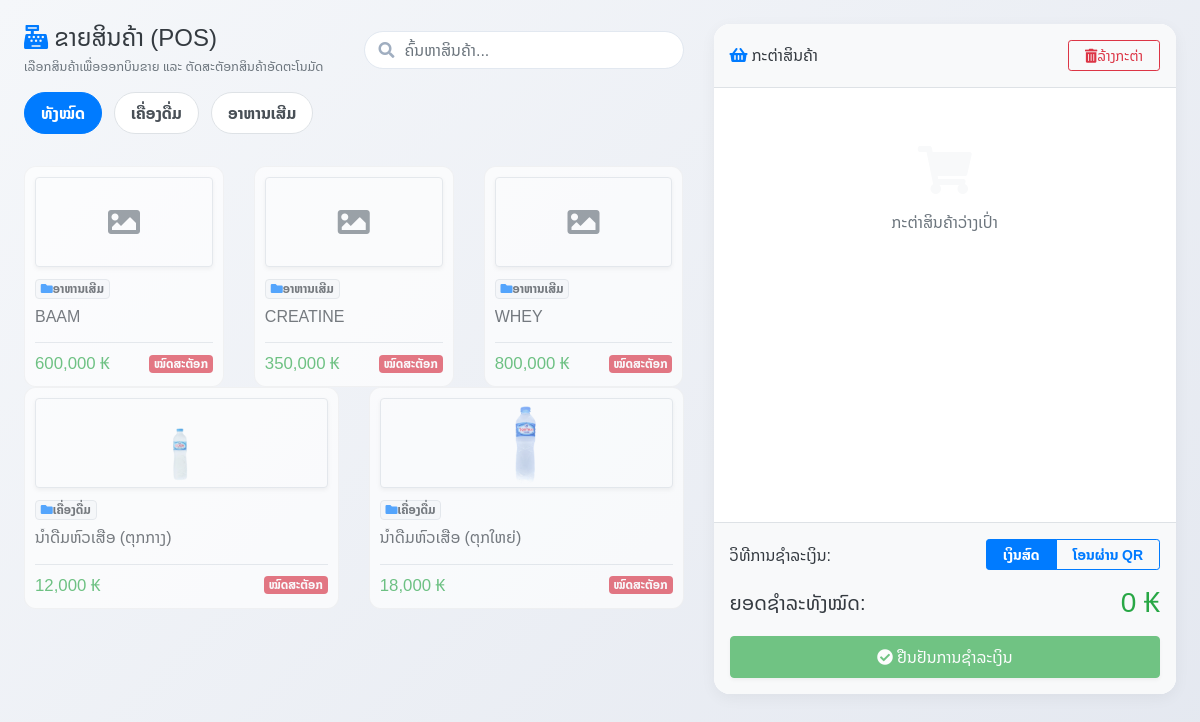
The page /pages/sales.php (signed in) on the database its author committed.
### tables this page shows
CREATE TABLE `product_categories` (
  `category_id` int(11) NOT NULL AUTO_INCREMENT,
  `category_code` varchar(50) NOT NULL DEFAULT '',
  `category_name` varchar(100) NOT NULL,
  `created_at` datetime DEFAULT current_timestamp(),
  PRIMARY KEY (`category_id`),
  UNIQUE KEY `category_code` (`category_code`)
);

CREATE TABLE `products` (
  `product_id` int(11) NOT NULL AUTO_INCREMENT,
  `product_code` varchar(50) NOT NULL,
  `product_name` varchar(100) NOT NULL,
  `category_id` int(11) NOT NULL,
  `cost_price` decimal(12,2) DEFAULT 0.00,
  `sale_price` decimal(12,2) NOT NULL,
  `quantity` int(11) DEFAULT 0,
  `unit` varchar(20) DEFAULT '?????????',
  `image` varchar(255) DEFAULT NULL,
  `created_at` datetime DEFAULT current_timestamp(),
  PRIMARY KEY (`product_id`),
  UNIQUE KEY `product_code` (`product_code`),
  KEY `fk_products_category` (`category_id`),
  CONSTRAINT `fk_products_category` FOREIGN KEY (`category_id`) REFERENCES `product_categories` (`category_id`) ON UPDATE CASCADE
);

### config/db.php (called while the page is built, shortened)
<?php
if (!function_exists('formatCurrency')) {
    function formatCurrency($amount)
    {
        return number_format((float)$amount, 0, '.', ',') . ' ₭';
    }
}
?>

### pages/sales.php (the view, shortened to what this page needs)
<?php
require_once '../config/db.php';
$categories = [];
$resCat = mysqli_query($conn, "SELECT DISTINCT c.* FROM product_categories c JOIN products p ON c.category_id = p.category_id ORDER BY c.category_id ASC");
if ($resCat) {
    while ($row = mysqli_fetch_assoc($resCat)) {
        $categories[] = $row;
    }
}
$products = [];
$resProd = mysqli_query($conn, "SELECT p.*, c.category_name, c.category_code FROM products p LEFT JOIN product_categories c ON p.category_id = c.category_id ORDER BY p.product_name ASC");
if ($resProd) {
    while ($row = mysqli_fetch_assoc($resProd)) {
        $products[] = $row;
    }
}
?>
<!DOCTYPE html>
<html lang="lo">
<head>
    <link rel="stylesheet" href="../assets/css/local-font.css?v=<?php echo time(); ?>">
    <link rel="stylesheet" href="../bootstrap/css/bootstrap.min.css">
    <link rel="stylesheet" href="../icon/css/all.min.css">
    <link rel="stylesheet" href="../assets/css/pages/users-manage.css">
</head>
<body>
<div class="container-fluid py-4 px-3 px-md-4">
    <div class="row">
        <div class="col-lg-7">
            <div class="mb-3 d-flex flex-wrap align-items-center justify-content-between gap-3">
                <div>
                    <h4 class="fw-bold text-dark mb-1"><i class="fas fa-cash-register text-primary me-2"></i> ຂາຍສິນຄ້າ (POS)</h4>
                    <p class="text-muted small mb-0">ເລືອກສິນຄ້າເພື່ອອອກບິນຂາຍ ແລະ ຕັດສະຕັອກສິນຄ້າອັດຕະໂນມັດ</p>
                </div>
                <div class="search-box" style="width: 100%; max-width: 320px;">
                    <i class="fas fa-search"></i>
                    <input type="text" id="searchInput" class="form-control" placeholder="ຄົ້ນຫາສິນຄ້າ...">
                </div>
            </div>
            <div class="mb-4">
                <div class="pos-category-tab active" data-category="all">ທັງໝົດ</div>
                <?php foreach ($categories as $c): ?>
                    <div class="pos-category-tab" data-category="<?= $c['category_id'] ?>"><?= htmlspecialchars($c['category_name']) ?></div>
                <?php endforeach; ?>
            </div>
            <div class="row row-cols-2 row-cols-sm-3 row-cols-md-3 g-2" id="productsGrid" style="max-height: calc(100vh - 240px); overflow-y: auto; padding-bottom: 20px;">
                <?php foreach ($products as $p): ?>
                    <?php
                        $outOfStock = $p['quantity'] <= 0;
                        $cardClass = $outOfStock ? 'out-of-stock' : '';
                    ?>
                    <div class="col product-card-container" data-category="<?= $p['category_id'] ?>" data-name="<?= htmlspecialchars(strtolower($p['product_name'])) ?>" data-code="<?= htmlspecialchars(strtolower($p['product_code'])) ?>">
                        <div class="pos-product-card <?= $cardClass ?>" onclick="<?= $outOfStock ? 'void(0)' : 'addToCart(' . json_encode($p) . ')' ?>">
                            <div class="mb-2 text-center rounded bg-white border d-flex align-items-center justify-content-center shadow-sm" style="height: 90px; overflow: hidden; background-color: #fff;">
                                <?php if (!empty($p['image']) && file_exists('../uploads/products/' . $p['image'])): ?>
                                    <img src="../uploads/products/<?= htmlspecialchars($p['image']) ?>" alt="product" style="width: 100%; height: 100%; object-fit: contain;">
                                <?php else: ?>
                                    <i class="fas fa-image text-muted fa-2x"></i>
                                <?php endif; ?>
                            </div>
                            <div>
                                <span class="badge bg-light text-dark border mb-2 small"><i class="fas fa-folder me-1 text-primary"></i><?= htmlspecialchars($p['category_name']) ?></span>
                                <h6 class="fw-bold text-dark mb-1 text-truncate" title="<?= htmlspecialchars($p['product_name']) ?>"><?= htmlspecialchars($p['product_name']) ?></h6>
                            </div>
                            <div class="d-flex justify-content-between align-items-center mt-3 border-top pt-2">
                                <span class="fw-bold text-success" style="font-size: 1.05rem;"><?= formatCurrency($p['sale_price']) ?></span>
                                <?php if ($outOfStock): ?>
                                    <span class="badge bg-danger text-white">ໝົດສະຕັອກ</span>
                                <?php else: ?>
                                    <span class="badge bg-light text-dark border">ເຫຼືອ: <?= $p['quantity'] ?></span>
                                <?php endif; ?>
                            </div>
                        </div>
                    </div>
                <?php endforeach; ?>
            </div>
        </div>
        <div class="col-lg-5">
            <div class="cart-wrapper">
                <div class="border-bottom p-3 bg-light d-flex justify-content-between align-items-center" style="border-top-left-radius: 16px; border-top-right-radius: 16px;">
                    <h6 class="fw-bold text-dark mb-0"><i class="fas fa-shopping-basket text-primary me-2"></i> ກະຕ່າສິນຄ້າ</h6>
                    <button class="btn btn-outline-danger btn-sm rounded-pill px-3" onclick="clearCart()"><i class="fas fa-trash-alt me-1"></i>ລ້າງກະຕ່າ</button>
                </div>
                <div class="cart-items-container" id="cartItems">
                    <div class="text-center py-5 text-muted" id="emptyCartMessage">
                        <i class="fas fa-shopping-cart fa-3x mb-3 d-block text-light"></i>
                        ກະຕ່າສິນຄ້າວ່າງເປົ່າ
                    </div>
                </div>
                <div class="border-top p-3 bg-light" style="border-bottom-left-radius: 16px; border-bottom-right-radius: 16px;">
                    <div class="mb-3 d-flex align-items-center justify-content-between">
                        <span class="fw-bold text-dark">ວິທີການຊຳລະເງິນ:</span>
                        <div class="btn-group btn-group-toggle" data-toggle="buttons">
                            <label class="btn btn-outline-primary active px-3 py-1 btn-sm rounded-start" style="font-weight: 600;">
                                <input type="radio" name="payment_method" id="payCash" value="ເງິນສົດ" checked style="display: none;"> ເງິນສົດ
                            </label>
                            <label class="btn btn-outline-primary px-3 py-1 btn-sm rounded-end" style="font-weight: 600;">
                                <input type="radio" name="payment_method" id="payQR" value="ໂອນຜ່ານ QR" style="display: none;"> ໂອນຜ່ານ QR
                            </label>
                        </div>
                    </div>
                    <div class="d-flex justify-content-between align-items-center mb-3">
                        <span class="h5 fw-bold text-dark mb-0">ຍອດຊຳລະທັງໝົດ:</span>
                        <span class="h3 fw-bold text-success mb-0" id="cartTotalText">0 ₭</span>
                    </div>
                    <button class="btn btn-success w-100 fw-bold py-2 shadow-sm" id="checkoutBtn" disabled onclick="checkout()">
                        <i class="fas fa-check-circle me-1"></i> ຢືນຢັນການຊຳລະເງິນ
                    </button>
                </div>
            </div>
        </div>
    </div>
</div>
</body>
</html>

### assets/css/pages/users-manage.css (style rules this page uses)
* { font-family: 'Noto Sans Lao', 'Noto Sans Lao Looped', 'Phetsarath OT', sans-serif; }
body { background: linear-gradient(135deg, #f5f7fa 0%, #e4e8f0 100%); min-height: 100vh; animation: pageFadeIn 0.7s cubic-bezier(0.25, 1, 0.5, 1) both; }
.search-box { position: relative; }
.search-box i { position: absolute; left: 15px; top: 50%; transform: translateY(-50%); color: #a0aec0; }
.search-box input { padding-left: 40px; border-radius: 30px; border: 1px solid #e2e8f0; transition: all 0.3s ease; }

### pages/sales.php (style rules this page uses)
body { font-family: 'Noto Sans Lao', 'Noto Sans Lao Looped', sans-serif; background-color: #f4f6f9; }
.pos-product-card { background-color: #fff; border-radius: 12px; border: 1px solid rgba(0,0,0,0.06); padding: 10px; cursor: pointer; transition: all 0.25s ease; position: relative; overflow: hidden; height: 100%; }
.pos-product-card img { transition: transform 0.25s ease; }
.pos-product-card.out-of-stock { opacity: 0.65; cursor: not-allowed; }
.pos-category-tab { cursor: pointer; padding: 8px 16px; border-radius: 30px; border: 1px solid #dee2e6; margin-right: 8px; margin-bottom: 8px; font-weight: 600; transition: all 0.2s; display: inline-block; background-color: #fff; color: #495057; }
.pos-category-tab.active, .pos-category-tab:hover { background-color: #007bff; color: #fff; border-color: #007bff; }
.cart-wrapper { background-color: #fff; border-radius: 16px; box-shadow: 0 4px 15px rgba(0,0,0,0.05); height: calc(100vh - 130px); display: flex; flex-direction: column; justify-content: space-between; }
.cart-items-container { flex-grow: 1; overflow-y: auto; padding: 10px; }

### rows shown on the page
product_categories: category_name "ເຄື່ອງດື່ມ"
product_categories: category_name "ອາຫານເສີມ"
products: category.category_name "ອາຫານເສີມ", product_name "BAAM", sale_price "600,000 ₭", quantity "ໝົດສະຕັອກ"
products: category.category_name "ອາຫານເສີມ", product_name "CREATINE", sale_price "350,000 ₭", quantity "ໝົດສະຕັອກ"
products: category.category_name "ອາຫານເສີມ", product_name "WHEY", sale_price "800,000 ₭", quantity "ໝົດສະຕັອກ"
products: image (picture), category.category_name "ເຄື່ອງດື່ມ", product_name "ນ້ຳດື່ມຫົວເສືອ (ຕຸກກາງ)", sale_price "12,000 ₭", quantity "ໝົດສະຕັອກ"
products: image (picture), category.category_name "ເຄື່ອງດື່ມ", product_name "ນ້ຳດື່ມຫົວເສືອ (ຕຸກໃຫຍ່)", sale_price "18,000 ₭", quantity "ໝົດສະຕັອກ"
